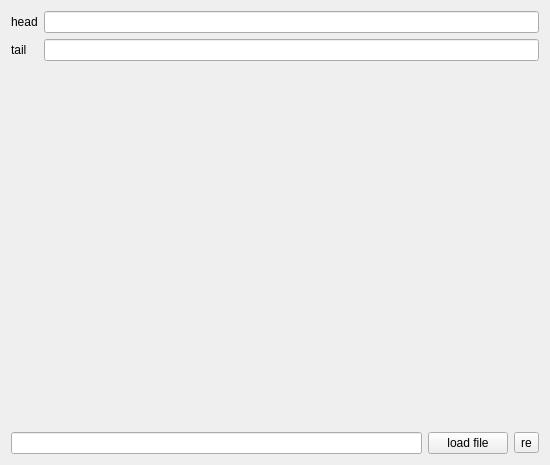
<?xml version="1.0" encoding="UTF-8"?>
<ui version="4.0">
 <class>FormPlotSimulate</class>
 <widget class="QWidget" name="FormPlotSimulate">
  <property name="geometry">
   <rect>
    <x>0</x>
    <y>0</y>
    <width>550</width>
    <height>465</height>
   </rect>
  </property>
  <property name="windowTitle">
   <string>PlotSimulate</string>
  </property>
  <layout class="QGridLayout" name="gridLayout" rowstretch="0,0">
   <item row="1" column="0">
    <layout class="QHBoxLayout" name="hLayLoad">
     <item>
      <widget class="QLineEdit" name="lineEditPath"/>
     </item>
     <item>
      <widget class="QPushButton" name="btnLoadFile">
       <property name="text">
        <string>load file</string>
       </property>
      </widget>
     </item>
     <item>
      <widget class="QToolButton" name="toolButtonRe">
       <property name="text">
        <string>re</string>
       </property>
      </widget>
     </item>
    </layout>
   </item>
   <item row="0" column="0">
    <layout class="QFormLayout" name="formLayout">
     <item row="0" column="0">
      <widget class="QLabel" name="labelHead">
       <property name="text">
        <string>head</string>
       </property>
      </widget>
     </item>
     <item row="1" column="0">
      <widget class="QLabel" name="labelTail">
       <property name="text">
        <string>tail</string>
       </property>
      </widget>
     </item>
     <item row="0" column="1">
      <widget class="QLineEdit" name="lineEditHead"/>
     </item>
     <item row="1" column="1">
      <widget class="QLineEdit" name="lineEditTail"/>
     </item>
    </layout>
   </item>
  </layout>
 </widget>
 <tabstops>
  <tabstop>lineEditHead</tabstop>
  <tabstop>lineEditTail</tabstop>
  <tabstop>lineEditPath</tabstop>
  <tabstop>btnLoadFile</tabstop>
  <tabstop>toolButtonRe</tabstop>
 </tabstops>
 <resources/>
 <connections/>
</ui>
